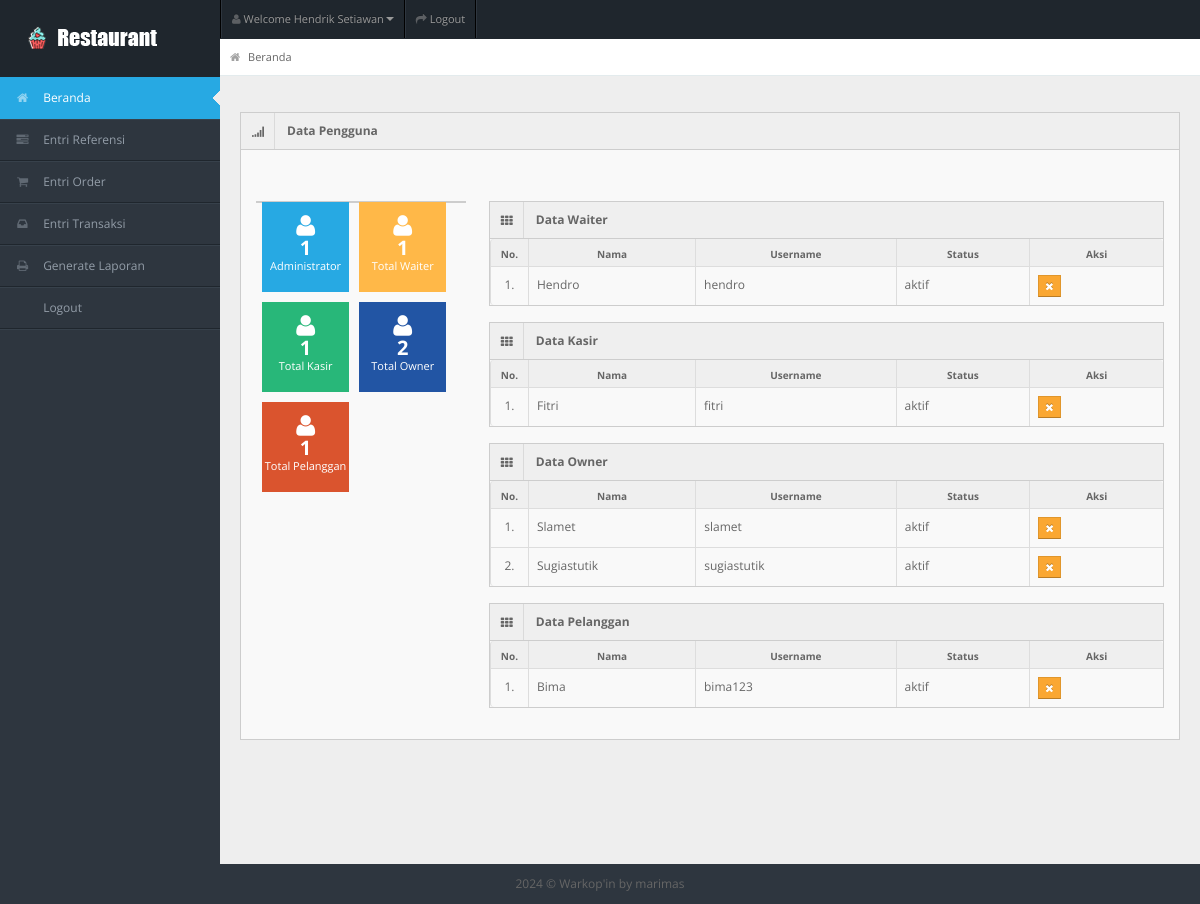
Page /beranda.php (signed in) on the committed database.
### tables this page shows
CREATE TABLE `tb_user` (
  `id_user` int(11) NOT NULL,
  `username` varchar(150) NOT NULL,
  `password` varchar(150) NOT NULL,
  `nama_user` varchar(150) NOT NULL,
  `id_level` int(11) NOT NULL,
  `status` varchar(150) NOT NULL
);

### beranda.php (the view, shortened to what this page needs)
<!DOCTYPE html>
<?php
include "connection/koneksi.php";
$id = $_SESSION['id_user'];
if(isset ($_SESSION['username'])){
  $query = "select * from tb_user natural join tb_level where id_user = $id";
  mysqli_query($conn, $query);
  $sql = mysqli_query($conn, $query);
  $query_jml_adm = "select count(*) AS jumlah_adm from tb_user natural join tb_level where id_level = 1 and status = 'aktif'";
  $sql_jml_adm = mysqli_query($conn, $query_jml_adm);
  $result_adm = mysqli_fetch_array($sql_jml_adm);
  $query_jml_wtr = "select count(*) AS jumlah_wtr from tb_user natural join tb_level where id_level = 2 and status = 'aktif'";
  $sql_jml_wtr = mysqli_query($conn, $query_jml_wtr);
  $result_wtr = mysqli_fetch_array($sql_jml_wtr);
  $query_jml_ksr = "select count(*) AS jumlah_ksr from tb_user natural join tb_level where id_level = 3 and status = 'aktif'";
  $sql_jml_ksr = mysqli_query($conn, $query_jml_ksr);
  $result_ksr = mysqli_fetch_array($sql_jml_ksr);
  $query_jml_own = "select count(*) AS jumlah_own from tb_user natural join tb_level where id_level = 4 and status = 'aktif'";
  $sql_jml_own = mysqli_query($conn, $query_jml_own);
  $result_own = mysqli_fetch_array($sql_jml_own);
  $query_jml_plg = "select count(*) AS jumlah_plg from tb_user natural join tb_level where id_level = 5 and status = 'aktif'";
  $sql_jml_plg = mysqli_query($conn, $query_jml_plg);
  $result_plg = mysqli_fetch_array($sql_jml_plg);
  while($r = mysqli_fetch_array($sql)){
?>
<html lang="en">
<head>
<link rel="stylesheet" href="template/dashboard/css/bootstrap.min.css" />
<link rel="stylesheet" href="template/dashboard/css/bootstrap-responsive.min.css" />
<link rel="stylesheet" href="template/dashboard/css/fullcalendar.css" />
<link rel="stylesheet" href="template/dashboard/css/matrix-style.css" />
<link rel="stylesheet" href="template/dashboard/css/matrix-media.css" />
<link href="template/dashboard/font-awesome/css/font-awesome.css" rel="stylesheet" />
<link rel="stylesheet" href="template/dashboard/css/jquery.gritter.css" />
</head>
<body>
<div id="header">
  <h1><a href="dashboard.php">Beranda</a></h1>
</div>
<div id="user-nav" class="navbar navbar-inverse">
  <ul class="nav">
    <li  class="dropdown" id="profile-messages" ><a title="" href="#" data-toggle="dropdown" data-target="#profile-messages" class="dropdown-toggle"><i class="icon icon-user"></i>  <span class="text">Welcome <?php echo $r['nama_user'];?></span><b class="caret"></b></a>
    </li>
    <li class=""><a title="" href="logout.php"><i class="icon icon-share-alt"></i> <span class="text">Logout</span></a></li>
  </ul>
</div>
<div id="sidebar"><a href="beranda.php" class="visible-phone"><i class="icon icon-home"></i> Beranda</a>
  <ul>
  <?php
    if($r['id_level'] == 1){
  ?>
    <li class="active"><a href="beranda.php"><i class="icon icon-home"></i> <span>Beranda</span></a> </li>
    <li> <a href="entri_referensi.php"><i class="icon icon-tasks"></i> <span>Entri Referensi</span></a> </li>
    <li> <a href="entri_order.php"><i class="icon icon-shopping-cart"></i> <span>Entri Order</span></a> </li>
    <li> <a href="entri_transaksi.php"><i class="icon icon-inbox"></i> <span>Entri Transaksi</span></a> </li>
    <li> <a href="generate_laporan.php"><i class="icon icon-print"></i> <span>Generate Laporan</span></a> </li>
    <li> <a href="logout.php"><i class="icon icon-sign-out"></i> <span>Logout</span></a> </li>
  <?php
    } else if($r['id_level'] == 2){
  ?>
    <li class="active"><a href="beranda.php"><i class="icon icon-home"></i> <span>Beranda</span></a> </li>
    <li> <a href="entri_order.php"><i class="icon icon-shopping-cart"></i> <span>Entri Order</span></a> </li>
    <li> <a href="generate_laporan.php"><i class="icon icon-print"></i> <span>Generate Laporan</span></a> </li>
    <li> <a href="logout.php"><i class="icon icon-sign-out"></i> <span>Logout</span></a> </li>
  <?php
    } else if($r['id_level'] == 3){
  ?>
    <li class="active"><a href="beranda.php"><i class="icon icon-home"></i> <span>Beranda</span></a> </li>
    <li> <a href="entri_transaksi.php"><i class="icon icon-inbox"></i> <span>Entri Transaksi</span></a> </li>
    <li> <a href="generate_laporan.php"><i class="icon icon-print"></i> <span>Generate Laporan</span></a> </li>
    <li> <a href="logout.php"><i class="icon icon-sign-out"></i> <span>Logout</span></a> </li>
  <?php
    } else if($r['id_level'] == 4){
  ?>
    <li class="active"><a href="beranda.php"><i class="icon icon-home"></i> <span>Beranda</span></a> </li>
    <li> <a href="generate_laporan.php"><i class="icon icon-print"></i> <span>Generate Laporan</span></a> </li>
    <li> <a href="logout.php"><i class="icon icon-sign-out"></i> <span>Logout</span></a> </li>
  <?php
    } else if($r['id_level'] == 5){
  ?>
    <li class="active"><a href="beranda.php"><i class="icon icon-home"></i> <span>Beranda</span></a> </li>
    <li> <a href="entri_order.php"><i class="icon icon-shopping-cart"></i> <span>Entri Order</span></a> </li>
    <li> <a href="logout.php"><i class="icon icon-sign-out"></i> <span>Logout</span></a> </li>
  <?php
    }
  ?>
  </ul>
</div>
<div id="content">
  <div id="content-header">
    <div id="breadcrumb"> <a href="beranda.php" title="Go to Home" class="tip-bottom"><i class="icon-home"></i> Beranda</a></div>
  </div>
  <div class="container-fluid">
    <div class="row-fluid">
    <?php
      if($r['id_level'] == 1 || $r['id_level'] == 2 || $r['id_level'] == 3){
    ?>
      <div class="widget-box">
        <div class="widget-title bg_lg"><span class="icon"><i class="icon-signal"></i></span>
          <h5>Data Pengguna</h5>
        </div>
        <div class="widget-content" >
          <div class="row-fluid">
            <div class="span3">
              <div class="widget-box">
                <div class="widget-content nopadding">
                  <ul class="site-stats quick-actions">
                    <li class="bg_lb"><i class="icon-user"></i> <strong><?php echo $result_adm['jumlah_adm']; ?></strong> <small>Administrator</small></li>
                    <li class="bg_ly"><i class="icon-user"></i> <strong><?php echo $result_wtr['jumlah_wtr']; ?></strong> <small>Total Waiter</small></li>
                    <li class="bg_lg"><i class="icon-user"></i> <strong><?php echo $result_ksr['jumlah_ksr']; ?></strong> <small>Total Kasir</small></li>
                    <li class="bg_ls"><i class="icon-user"></i> <strong><?php echo $result_own['jumlah_own']; ?></strong> <small>Total Owner</small></li>
                    <li class="bg_lo"><i class="icon-user"></i> <strong><?php echo $result_plg['jumlah_plg']; ?></strong> <small>Total Pelanggan</small></li>
                  </ul>
                </div>
              </div>
            </div>
            <div class="span9">
              <div class="widget-box">
                <?php
                  $query_data_wtr = "select * from tb_user where id_level = 2";
                  $sql_data_wtr = mysqli_query($conn, $query_data_wtr);
                  $no = 1;
                ?>
                <div class="widget-title"> <span class="icon"> <i class="icon-th"></i> </span>
                  <h5>Data Waiter</h5>
                </div>
                <div class="widget-content nopadding">
                  <table class="table table-bordered" style="width: 100%">
                    <thead>
                      <tr>
                        <th style="width:5%">No.</th>
                        <th style="width:25%">Nama</th>
                        <th style="width:30%">Username</th>
                        <th style="width:20%">Status</th>
                        <th style="width:20%">Aksi</th>
                      </tr>
                    </thead>
                    <tbody>
                      <?php
                        while($r_dt_wtr = mysqli_fetch_array($sql_data_wtr)){
                      ?>
                        <tr class="odd gradeX">
                          <td><center><?php echo $no++; ?>.</center></td>
                          <td><?php echo $r_dt_wtr['nama_user']; ?></td>
                          <td><?php echo $r_dt_wtr['username']; ?></td>
                          <td><?php echo $r_dt_wtr['status']; ?></td>
                          <td>
                            <form action="" method="post">
                            <?php
                              if($r_dt_wtr['status'] == 'aktif'){
                            ?>
                                <button name="unvalidasi" value="<?php echo $r_dt_wtr['id_user']; ?>" class="btn btn-warning btn-mini">
                                  <i class='icon icon-remove'></i>
                                </button>
                            <?php
                              }
                            ?>
                            </form>
                          </td>
                        </tr>
                      <?php
                        }
                      ?>
                    </tbody>
                  </table>
                </div>
              </div>
              <div class="widget-box">
                <?php
                  $query_data_ksr = "select * from tb_user where id_level = 3";
                  $sql_data_ksr = mysqli_query($conn, $query_data_ksr);
                  $no_ksr = 1;
                ?>
                <div class="widget-title"> <span class="icon"> <i class="icon-th"></i> </span>
                  <h5>Data Kasir</h5>
                </div>
                <div class="widget-content nopadding">
                  <table class="table table-bordered table-striped " style="width: 100%">
                    <thead>
                      <tr>
                        <th style="width:5%">No.</th>
                        <th style="width:25%">Nama</th>
                        <th style="width:30%">Username</th>
                        <th style="width:20%">Status</th>
                        <th style="width:20%">Aksi</th>
                      </tr>
                    </thead>
                    <tbody>
                      <?php
                        while($r_dt_ksr = mysqli_fetch_array($sql_data_ksr)){
                      ?>
                        <tr class="odd gradeX">
                          <td><center><?php echo $no_ksr++; ?>.</center></td>
                          <td><?php echo $r_dt_ksr['nama_user']; ?></td>
                          <td><?php echo $r_dt_ksr['username']; ?></td>
                          <td><?php echo $r_dt_ksr['status']; ?></td>
                          <td>
                            <form action="" method="post">
                            <?php
                              if($r_dt_ksr['status'] == 'aktif'){
                            ?>
                                <button name="unvalidasi" value="<?php echo $r_dt_ksr['id_user']; ?>" class="btn btn-warning btn-mini">
                                  <i class='icon icon-remove'></i>
                                </button>
                            <?php
                              }
                            ?>
                            </form>
                          </td>
                        </tr>
                      <?php
                        }
                      ?>
                    </tbody>
                  </table>
                </div>
              </div>
              <div class="widget-box">
                <?php
                  $query_data_own = "select * from tb_user where id_level = 4";
                  $sql_data_own = mysqli_query($conn, $query_data_own);
                  $no_own = 1;
                ?>
                <div class="widget-title"> <span class="icon"> <i class="icon-th"></i> </span>
                  <h5>Data Owner</h5>
                </div>
                <div class="widget-content nopadding">
                  <table class="table table-bordered table-striped" style="width: 100%">
                    <thead>
                      <tr>
                        <th style="width:5%">No.</th>
                        <th style="width:25%">Nama</th>
                        <th style="width:30%">Username</th>
                        <th style="width:20%">Status</th>
                        <th style="width:20%">Aksi</th>
                      </tr>
                    </thead>
                    <tbody>
                      <?php
                        while($r_dt_own = mysqli_fetch_array($sql_data_own)){
                      ?>
                        <tr class="odd gradeX">
                          <td><center><?php echo $no_own++; ?>.</center></td>
                          <td><?php echo $r_dt_own['nama_user']; ?></td>
                          <td><?php echo $r_dt_own['username']; ?></td>
                          <td><?php echo $r_dt_own['status']; ?></td>
                          <td>
                            <form action="" method="post">
                            <?php
                              if($r_dt_own['status'] == 'aktif'){
                            ?>
                                <button name="unvalidasi" value="<?php echo $r_dt_own['id_user']; ?>" class="btn btn-warning btn-mini">
                                  <i class='icon icon-remove'></i>
                                </button>
                            <?php
                              }
                            ?>
                            </form>
                          </td>
                        </tr>
                      <?php
                        }
                      ?>
                    </tbody>
                  </table>
                </div>
              </div>
              <div class="widget-box">
                <?php
                  $query_data_plg = "select * from tb_user where id_level = 5";
                  $sql_data_plg = mysqli_query($conn, $query_data_plg);
                  $no_plg = 1;
                ?>
                <div class="widget-title"> <span class="icon"> <i class="icon-th"></i> </span>
                  <h5>Data Pelanggan</h5>
                </div>
                <div class="widget-content nopadding">
                  <table class="table table-bordered table-striped" style="width: 100%">
                    <thead>
                      <tr>
                        <th style="width:5%">No.</th>
                        <th style="width:25%">Nama</th>
                        <th style="width:30%">Username</th>
                        <th style="width:20%">Status</th>
                        <th style="width:20%">Aksi</th>
                      </tr>
                    </thead>
                    <tbody>
                      <?php
                        while($r_dt_plg = mysqli_fetch_array($sql_data_plg)){
                      ?>
                        <tr class="odd gradeX">
                          <td><center><?php echo $no_plg++; ?>.</center></td>
                          <td><?php echo $r_dt_plg['nama_user']; ?></td>
                          <td><?php echo $r_dt_plg['username']; ?></td>
                          <td><?php echo $r_dt_plg['status']; ?></td>
                          <td>
                            <form action="" method="post">
                            <?php
                              if($r_dt_plg['status'] == 'aktif'){
                            ?>
                                <button name="unvalidasi" value="<?php echo $r_dt_plg['id_user']; ?>" class="btn btn-warning btn-mini">
                                  <i class='icon icon-remove'></i>
                                </button>
                            <?php
                              }
                            ?>
                            </form>
                          </td>
                        </tr>
                      <?php
                        }
                      ?>
                    </tbody>
                  </table>
                </div>
              </div>
            </div>
          </div>
        </div>
      </div>
      <?php
        }
      ?>
    </div>
  </div>
</div>
<div class="row-fluid">
  <div id="footer" class="span12"> <?php echo date('Y'); ?> &copy; Warkop'in <a href="#">by marimas</a> </div>
</div>
</body>
</html>
<?php
  }
} else {
  header('location: logout.php');
}
?>

### rows in the picture
tb_user: nama_user "Hendrik Setiawan", jumlah_adm "1", jumlah_wtr "1", jumlah_ksr "1", jumlah_own "2", jumlah_plg "1"
tb_user: nama_user "Hendro", username "hendro", status "aktif", $r_dt_wtr['id_user'] 6 (drawn)
tb_user: nama_user "Fitri", username "fitri", status "aktif", $r_dt_ksr['id_user'] 7 (drawn)
tb_user: nama_user "Slamet", username "slamet", status "aktif", $r_dt_own['id_user'] 8 (drawn)
tb_user: nama_user "Sugiastutik", username "sugiastutik", status "aktif", $r_dt_own['id_user'] 9 (drawn)
tb_user: nama_user "Bima", username "bima123", status "aktif", $r_dt_plg['id_user'] 15 (drawn)
